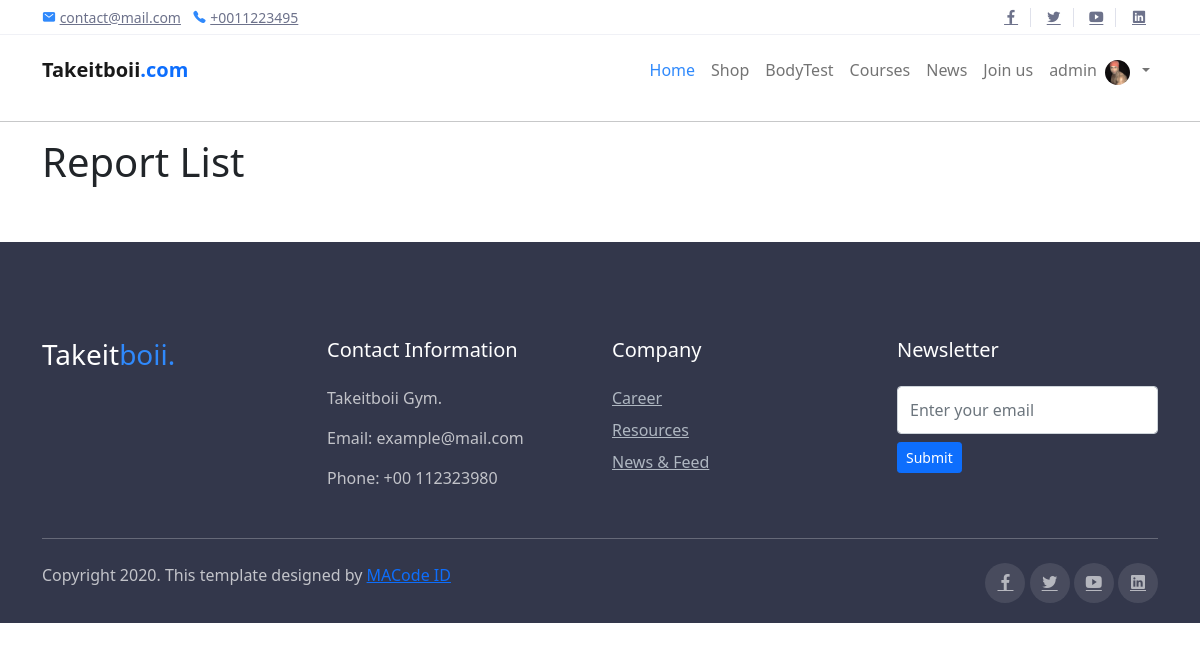
Page /administrator/report/ (signed in) on the earlier database version.
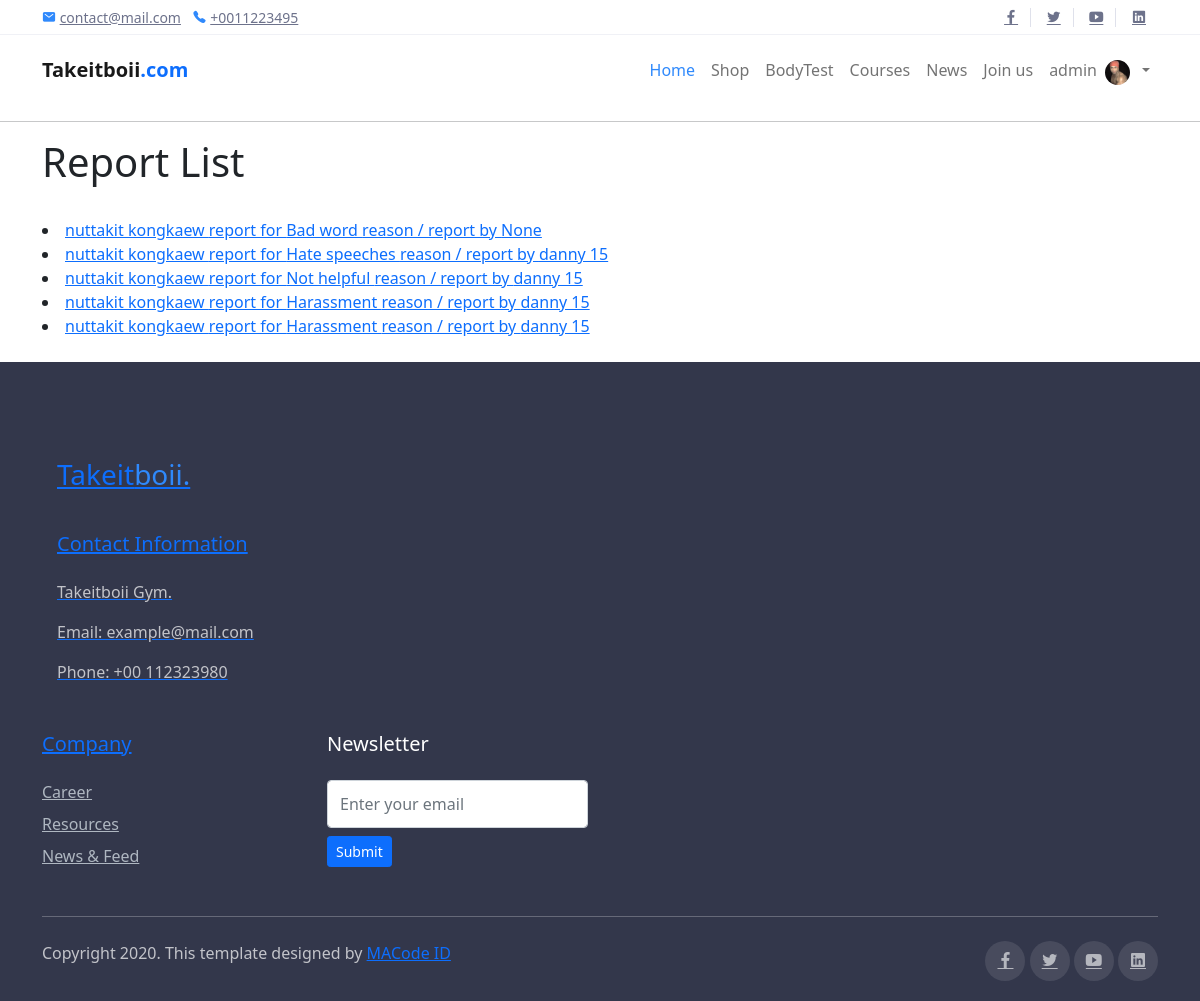
Same page on the later database version.
### Users/models.py (models this page shows, shortened)
class Report(models.Model):
    REPORT_LIST = (
        ('Harassment', 'harassment'),
        ('Bad word', 'use bad word'),
        ('Threaten', 'threaten'),
        ('Hate speeches', 'hate speeches'),
        ('Not helpful', 'advice not helpful'),
    )
    trainer = models.ForeignKey('Trainer.Trainer', on_delete=models.CASCADE, related_name="re_trainer", null=True, blank=True )
    reason = models.CharField(max_length=30,choices=REPORT_LIST)
    context = models.TextField()
    date = models.DateField(auto_now=False,auto_now_add=True)
    evidence = models.ImageField(null=True,blank=True)
    report_by = models.ForeignKey(Customer, on_delete=models.CASCADE, related_name="reportby", null=True, blank=True )

class Customer(models.Model):
    user = models.OneToOneField(User, on_delete=models.CASCADE, blank=True)
    owned = models.ForeignKey('Courses.Course', on_delete=models.CASCADE,
                              blank=True, related_name="study", null=True)
    weight = models.FloatField(default=0)
    height = models.FloatField(default=0)
    bmi = models.FloatField(default=0)
    trainer = models.ForeignKey('Trainer.Trainer', on_delete=models.CASCADE,related_name="my_trainer", null=True, blank=True)
    track_customer = models.OneToOneField(
        'Tracking.Tracks', related_name="tracks_owner", on_delete=models.SET_NULL, null=True, blank=True)
    profile_pic = models.ImageField(null=True, blank=True, default="user_default_pic.jfif")
    last_login = models.DateTimeField(auto_now=False, auto_now_add=True)
    def __str__(self):
        return f"{self.user} {self.id}"

### Trainer/models.py (models this page shows)
class Trainer(models.Model):
    user = models.OneToOneField(User, on_delete=models.CASCADE, blank=True)
    age = models.PositiveIntegerField(default=0)
    gender = models.CharField(max_length=20)
    bio = models.CharField(max_length=250, null=True)
    specialist = models.CharField(max_length=100)
    tel = models.CharField(max_length=10, null=True)
    approve = models.BooleanField(default=False)
    profile_pic = models.ImageField(null=True, blank=True, default="trainer_default_pic.jpg")
    videocall_link = models.CharField(max_length=200,null=True, blank=True)
    def __str__(self):
        return f"{self.user.first_name} {self.user.last_name}"

### administrator/views.py (the view)
# urls.py: path("report/",views.report_list,name="report_list"),
def report_list(request):
    if request.user.is_superuser:
        report = Report.objects.all()
        return render(request, 'administrator/report_list.html', {'report': report})
    return HttpResponseRedirect(reverse("home:index"))

### administrator/templates/administrator/report_list.html
{% extends "home/layout.html" %}
{% load static %}
{% block body %}
    <hr>
    <div class="container">
        <h1>Report List</h1>
    <br>
    {% for mem in report %}
    <li><a href="{% url 'administrator:report_info'  mem.id %}">{{ mem.trainer }} report for {{mem.reason}} reason / report by {{mem.report_by}}</li>
    {% endfor %}
    </div>
    <br>
{% endblock %}

### home/templates/home/layout.html (shortened to what this page needs)
<!DOCTYPE html>
<html>
{% load static %}
<head>
  <link rel="stylesheet" href="{% static 'assets/css/bootstrap.css' %}">
  <link rel="stylesheet" href="{% static 'assets/css/maicons.css' %}">
  <link rel="stylesheet" href="{% static 'assets/vendor/animate/animate.css' %}">
  <link rel="stylesheet" href="{% static 'assets/vendor/owl-carousel/css/owl.carousel.css' %}">
  <link rel="stylesheet" href="{% static 'assets/vendor/fancybox/css/jquery.fancybox.css' %}">
  <link rel="stylesheet" href="{% static 'assets/css/theme.css' %}">
  <link href="https://cdn.jsdelivr.net/npm/bootstrap@5.1.3/dist/css/bootstrap.min.css" rel="stylesheet"
>
</head>
<body>
  <header>
    <div class="top-bar">
      <div class="container">
        <div class="row align-items-center">
          <div class="col-md-8">
            <div class="d-inline-block">
              <span class="mai-mail fg-primary"></span> <a href="mailto:contact@mail.com">contact@mail.com</a>
            </div>
            <div class="d-inline-block ml-2">
              <span class="mai-call fg-primary"></span> <a href="tel:+0011223495">+0011223495</a>
            </div>
          </div>
          <div class="col-md-4 text-right d-none d-md-block">
            <div class="social-mini-button">
              <a href="#"><span class="mai-logo-facebook-f"></span></a>
              <a href="#"><span class="mai-logo-twitter"></span></a>
              <a href="#"><span class="mai-logo-youtube"></span></a>
              <a href="#"><span class="mai-logo-linkedin"></span></a>
            </div>
          </div>
        </div>
      </div>
    </div>
    <nav class="navbar navbar-expand-lg navbar-light">
      <div class="container">
        <a href="{% url 'home:index' %}" class="navbar-brand">Takeitboii<span class="text-primary">.com</span></a>
        <div class="navbar-collapse collapse" id="navbarContent">
          <ul class="navbar-nav ml-auto pt-3 pt-lg-0">
            <li class="nav-item active">
              <a href="{% url 'home:index' %}" class="nav-link">Home</a>
            </li>
            <li class="nav-item">
              <a href="userprofile.html" class="nav-link">Shop</a>
            </li>
            <li class="nav-item">
              <a href="{% url 'feature:bdTest' %}" class="nav-link">BodyTest</a>
            </li>
            <li class="nav-item">
              <a href="{% url 'Courses:course_list' %}" class="nav-link">Courses</a>
            </li>
            <li class="nav-item">
              <a href="{% url 'News:news-list' %}" class="nav-link">News</a>
            </li>
            <li class="nav-item">
              <a href="{% url 'Trainer:apply' %}" class="nav-link">Join us</a>
            </li>
            {%if request.user.is_authenticated %}
            <li class="nav-item">
              <a href="#" class="nav-link"> {{request.user.username}}</a>
            </li>
            {% if request.user.customer %}
            {% if request.user.customer.profile_pic %}
            <img class='profile-pic-home' src="{% static request.user.customer.profile_pic.url %}">
            {% else %}
            <img class='profile-pic-home' src="{% static 'images/user_default_pic.jfif' %}">
            {% endif %}
            {%else%}
            {% if request.user.trainer.profile_pic %}
            <img class='profile-pic-home' src='{% static request.user.trainer.profile_pic.url %}'>
            {% else %}
            <img class='profile-pic-home' src="{% static 'images/trainer_default_pic.jpg' %}">
            {% endif %}
            {% endif %}
            <li class="nav-item">
            <li class="nav-item dropdown">
              <a class="nav-link dropdown-toggle" href="#" id="navbarDropdown" role="button" data-bs-toggle="dropdown"
                aria-expanded="false">
              </a>
            {% endif %}
        </div>
      </div>
    </nav>
    {% block body %}
    {% endblock %}
    <footer class="page-footer">
      <div class="container">
        <div class="row">
          <div class="col-lg-3 py-3">
            <h3>Takeit<span class="fg-primary">boii.</span></h3>
          </div>
          <div class="col-lg-3 py-3">
            <h5>Contact Information</h5>
            <p>Takeitboii Gym.</p>
            <p>Email: example@mail.com</p>
            <p>Phone: +00 112323980</p>
          </div>
          <div class="col-lg-3 py-3">
            <h5>Company</h5>
            <ul class="footer-menu">
              <li><a href="#">Career</a></li>
              <li><a href="#">Resources</a></li>
              <li><a href="#">News & Feed</a></li>
            </ul>
          </div>
          <div class="col-lg-3 py-3">
            <h5>Newsletter</h5>
            <form action="#">
              <input type="text" class="form-control" placeholder="Enter your email">
              <button type="submit" class="btn btn-primary btn-sm mt-2">Submit</button>
            </form>
          </div>
        </div>
        <hr>
        <div class="row mt-4">
          <div class="col-md-6">
            <p>Copyright 2020. This template designed by <a href="https://macodeid.com">MACode ID</a></p>
          </div>
          <div class="col-md-6 text-right">
            <div class="sosmed-button">
              <a href="#"><span class="mai-logo-facebook-f"></span></a>
              <a href="#"><span class="mai-logo-twitter"></span></a>
              <a href="#"><span class="mai-logo-youtube"></span></a>
              <a href="#"><span class="mai-logo-linkedin"></span></a>
            </div>
          </div>
        </div>
      </div>
    </footer>
</body>
</html>

### static/assets/css/theme.css (style rules this page uses)
body { font-family: "Open Sans", sans-serif; font-weight: 400; line-height: 1.65; color: #2d2f38; }
a { color: #4B74FE; text-decoration: none; background-color: transparent; }
h1, .h1, h2, .h2, h3, .h3, h4, .h4, h5, .h5, h6, .h6 { line-height: 1.3; }
.fg-primary { color: #2F89FC !important; }
.btn { padding: 10px 28px; -webkit-transition: all 0.2s ease; transition: all 0.2s ease; }
.btn-primary { color: #fff; background-color: #2F89FC; border-color: #2F89FC; }
.navbar { min-height: 70px; }
.navbar-brand { font-weight: 600; padding-top: 10px; padding-bottom: 10px; }
.navbar-nav { margin-top: 10px; border-top: 1px solid #e4e7ee; -ms-flex-negative: 0; flex-shrink: 0; }
.navbar-nav .nav-link { -webkit-transition: all .2s ease; transition: all .2s ease; }
.navbar-light .navbar-nav .nav-link { color: rgba(109, 114, 139, 0.75); }
.navbar-light .navbar-nav .show > .nav-link, .navbar-light .navbar-nav .active > .nav-link, .navbar-light .navbar-nav .nav-link.show, .navbar-light .navbar-nav .nav-link.active { color: #2F89FC; }
@media (min-width: 992px) { .navbar-expand-lg .navbar-nav { margin-top: 0; border-top: none; } }
@media (min-width: 992px) { .navbar-expand-lg .navbar-nav .nav-link { padding-right: 1rem; padding-left: 1rem; } }
@media (min-width: 992px) { .navbar-expand-lg .navbar-nav { -webkit-box-align: center; -ms-flex-align: center; align-items: center; } }
.form-control { padding: 8px 15px; height: calc(1.5em + 1.375rem + 2px); border-color: #dee1e6; }
.top-bar { display: block; height: 35px; border-bottom: 1px solid #f0f1f6; font-size: 14px; }
.top-bar .container, .top-bar .row { height: 100%; }
.top-bar a { color: #6D728B; }
.social-mini-button a { padding-left: 12px; padding-right: 12px; }
.social-mini-button a:not(:last-child) { border-right: 1px solid #dfe1eb; }
.page-footer { position: relative; display: block; padding-top: 80px; padding-bottom: 20px; background-color: #33374B; color: #fff; }
.page-footer hr { border-color: #464B61; }
.page-footer h5 { margin-bottom: 24px; }
.page-footer p { color: rgba(255, 255, 255, 0.7); }
.footer-menu { position: relative; padding-left: 0; list-style: none; }
.footer-menu li { margin-bottom: 8px; }
.footer-menu a { color: #AFB7C1; }
.sosmed-button a { display: inline-block; width: 40px; height: 40px; line-height: 40px; text-align: center; border-radius: 50%; background-color: rgba(255, 255, 255, 0.1); color: rgba(255, 255, 255, 0.6); outline: none !important; }

### home/templates/home/layout.html (style rules this page uses)
.profile-pic-home { margin-top: 5px; width: 25px; height: 25px; overflow: hidden; -webkit-border-radius: 50%; -moz-border-radius: 50%; -ms-border-radius: 50%; -o-border-radius: 50%; border-radius: 50%; }

Differences in the rows shown:
added Report: trainer "nuttakit kongkaew", reason "Bad word", report_by "None"
added Report: trainer "nuttakit kongkaew", reason "Hate speeches", report_by "danny 15"
added Report: trainer "nuttakit kongkaew", reason "Not helpful", report_by "danny 15"
added Report: trainer "nuttakit kongkaew", reason "Harassment", report_by "danny 15"
added Report: trainer "nuttakit kongkaew", reason "Harassment", report_by "danny 15"
